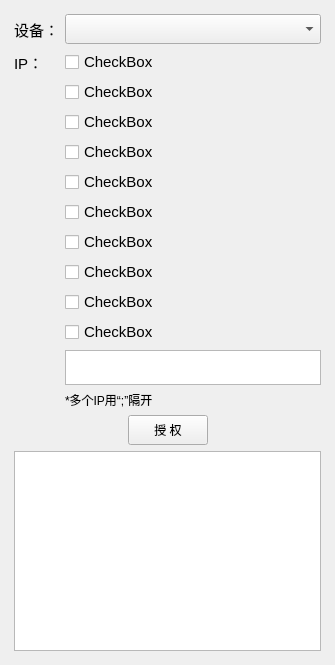
<?xml version="1.0" encoding="UTF-8"?>
<ui version="4.0">
 <class>MainWindow</class>
 <widget class="QMainWindow" name="MainWindow">
  <property name="geometry">
   <rect>
    <x>0</x>
    <y>0</y>
    <width>335</width>
    <height>639</height>
   </rect>
  </property>
  <property name="windowTitle">
   <string>授权管理</string>
  </property>
  <widget class="QWidget" name="centralwidget">
   <layout class="QGridLayout" name="gridLayout_2">
    <item row="0" column="0">
     <layout class="QGridLayout" name="gridLayout">
      <property name="leftMargin">
       <number>5</number>
      </property>
      <property name="topMargin">
       <number>5</number>
      </property>
      <property name="rightMargin">
       <number>5</number>
      </property>
      <property name="bottomMargin">
       <number>5</number>
      </property>
      <item row="0" column="0">
       <widget class="QLabel" name="label">
        <property name="font">
         <font>
          <pointsize>11</pointsize>
         </font>
        </property>
        <property name="text">
         <string>设备：</string>
        </property>
       </widget>
      </item>
      <item row="3" column="1">
       <widget class="QCheckBox" name="checkBox_3">
        <property name="font">
         <font>
          <pointsize>11</pointsize>
         </font>
        </property>
        <property name="text">
         <string>CheckBox</string>
        </property>
       </widget>
      </item>
      <item row="5" column="1">
       <widget class="QCheckBox" name="checkBox_5">
        <property name="font">
         <font>
          <pointsize>11</pointsize>
         </font>
        </property>
        <property name="text">
         <string>CheckBox</string>
        </property>
       </widget>
      </item>
      <item row="8" column="1">
       <widget class="QCheckBox" name="checkBox_8">
        <property name="font">
         <font>
          <pointsize>11</pointsize>
         </font>
        </property>
        <property name="text">
         <string>CheckBox</string>
        </property>
       </widget>
      </item>
      <item row="1" column="1">
       <widget class="QCheckBox" name="checkBox_1">
        <property name="font">
         <font>
          <pointsize>11</pointsize>
         </font>
        </property>
        <property name="text">
         <string>CheckBox</string>
        </property>
       </widget>
      </item>
      <item row="4" column="1">
       <widget class="QCheckBox" name="checkBox_4">
        <property name="font">
         <font>
          <pointsize>11</pointsize>
         </font>
        </property>
        <property name="text">
         <string>CheckBox</string>
        </property>
       </widget>
      </item>
      <item row="11" column="1">
       <widget class="QTextEdit" name="textEdit">
        <property name="minimumSize">
         <size>
          <width>0</width>
          <height>35</height>
         </size>
        </property>
        <property name="maximumSize">
         <size>
          <width>16777205</width>
          <height>35</height>
         </size>
        </property>
        <property name="font">
         <font>
          <pointsize>10</pointsize>
         </font>
        </property>
       </widget>
      </item>
      <item row="13" column="0" colspan="2">
       <layout class="QHBoxLayout" name="horizontalLayout">
        <item>
         <spacer name="horizontalSpacer">
          <property name="orientation">
           <enum>Qt::Horizontal</enum>
          </property>
          <property name="sizeHint" stdset="0">
           <size>
            <width>40</width>
            <height>20</height>
           </size>
          </property>
         </spacer>
        </item>
        <item>
         <widget class="QPushButton" name="pushButton">
          <property name="minimumSize">
           <size>
            <width>0</width>
            <height>30</height>
           </size>
          </property>
          <property name="text">
           <string>授 权</string>
          </property>
         </widget>
        </item>
        <item>
         <spacer name="horizontalSpacer_2">
          <property name="orientation">
           <enum>Qt::Horizontal</enum>
          </property>
          <property name="sizeHint" stdset="0">
           <size>
            <width>40</width>
            <height>20</height>
           </size>
          </property>
         </spacer>
        </item>
       </layout>
      </item>
      <item row="0" column="1">
       <widget class="QComboBox" name="comboBox">
        <property name="minimumSize">
         <size>
          <width>0</width>
          <height>30</height>
         </size>
        </property>
        <property name="font">
         <font>
          <pointsize>11</pointsize>
         </font>
        </property>
       </widget>
      </item>
      <item row="12" column="1">
       <widget class="QLabel" name="label_3">
        <property name="maximumSize">
         <size>
          <width>16777215</width>
          <height>25</height>
         </size>
        </property>
        <property name="text">
         <string>*多个IP用“;”隔开</string>
        </property>
       </widget>
      </item>
      <item row="6" column="1">
       <widget class="QCheckBox" name="checkBox_6">
        <property name="font">
         <font>
          <pointsize>11</pointsize>
         </font>
        </property>
        <property name="text">
         <string>CheckBox</string>
        </property>
       </widget>
      </item>
      <item row="7" column="1">
       <widget class="QCheckBox" name="checkBox_7">
        <property name="font">
         <font>
          <pointsize>11</pointsize>
         </font>
        </property>
        <property name="text">
         <string>CheckBox</string>
        </property>
       </widget>
      </item>
      <item row="2" column="1">
       <widget class="QCheckBox" name="checkBox_2">
        <property name="font">
         <font>
          <pointsize>11</pointsize>
         </font>
        </property>
        <property name="text">
         <string>CheckBox</string>
        </property>
       </widget>
      </item>
      <item row="9" column="1">
       <widget class="QCheckBox" name="checkBox_9">
        <property name="font">
         <font>
          <pointsize>11</pointsize>
         </font>
        </property>
        <property name="text">
         <string>CheckBox</string>
        </property>
       </widget>
      </item>
      <item row="1" column="0">
       <widget class="QLabel" name="label_2">
        <property name="font">
         <font>
          <pointsize>11</pointsize>
         </font>
        </property>
        <property name="text">
         <string>IP：</string>
        </property>
       </widget>
      </item>
      <item row="14" column="0" colspan="2">
       <widget class="QTextEdit" name="textEdit_2">
        <property name="minimumSize">
         <size>
          <width>0</width>
          <height>200</height>
         </size>
        </property>
        <property name="maximumSize">
         <size>
          <width>16777215</width>
          <height>200</height>
         </size>
        </property>
       </widget>
      </item>
      <item row="10" column="1">
       <widget class="QCheckBox" name="checkBox_10">
        <property name="font">
         <font>
          <pointsize>11</pointsize>
         </font>
        </property>
        <property name="text">
         <string>CheckBox</string>
        </property>
       </widget>
      </item>
      <item row="15" column="0">
       <spacer name="verticalSpacer">
        <property name="orientation">
         <enum>Qt::Vertical</enum>
        </property>
        <property name="sizeHint" stdset="0">
         <size>
          <width>20</width>
          <height>40</height>
         </size>
        </property>
       </spacer>
      </item>
     </layout>
    </item>
   </layout>
  </widget>
 </widget>
 <resources/>
 <connections/>
</ui>
